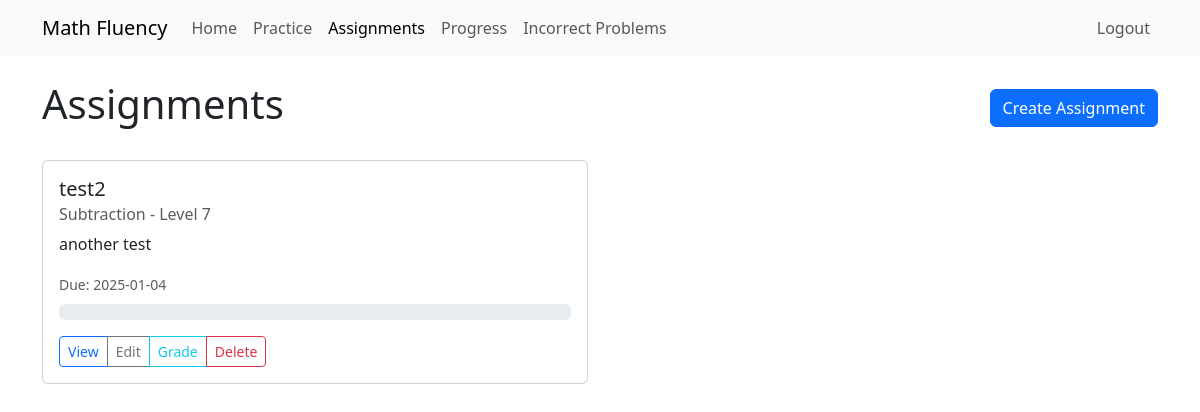
The page /assignments (signed in) on the database as committed earlier.
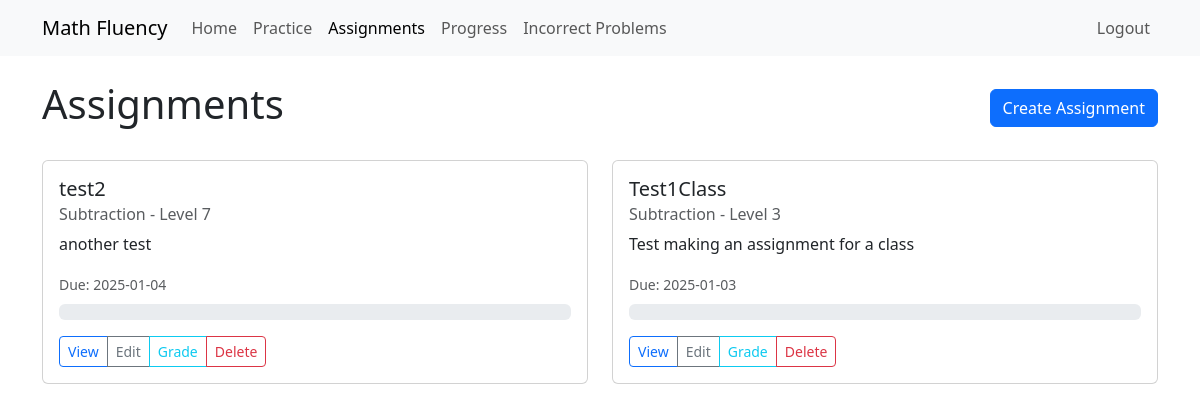
The same page on the database as committed later.
### models/assignment.py (models this page shows, shortened)
class Assignment(db.Model):
    id = db.Column(db.Integer, primary_key=True)
    title = db.Column(db.String(100), nullable=False)
    description = db.Column(db.String(500))
    operation = db.Column(db.String(20), nullable=False)  # 'addition' or 'multiplication'
    level = db.Column(db.Integer, nullable=False)
    required_problems = db.Column(db.Integer, default=10)
    min_correct_percentage = db.Column(db.Integer, default=80)
    active = db.Column(db.Boolean, default=True)  # Whether the assignment is visible to students
    custom_number1 = db.Column(db.Integer)
    custom_number2 = db.Column(db.Integer)
    max_attempts_per_problem = db.Column(db.Integer, default=None)  # None means unlimited
    show_solution_after_attempts = db.Column(db.Integer, default=3)
    requires_work_shown = db.Column(db.Boolean, default=False)
    is_template = db.Column(db.Boolean, default=False)  # Can be saved as template
    partial_credit = db.Column(db.Boolean, default=True)
    late_submission_policy = db.Column(db.String(20), default='no_credit')  # no_credit, partial_credit, full_credit
    visibility = db.Column(db.String(20), default='immediate')  # immediate, date, prerequisite
    practice_mode_enabled = db.Column(db.Boolean, default=True)
    hint_system = db.Column(db.JSON)  # Store multiple levels of hints
    video_tutorial_url = db.Column(db.String(500))
    created_at = db.Column(db.DateTime, default=datetime.utcnow)
    available_from = db.Column(db.DateTime)
    due_date = db.Column(db.DateTime, nullable=False)
    is_graded = db.Column(db.Boolean, default=False)
    graded_at = db.Column(db.DateTime)
    is_class_assignment = db.Column(db.Boolean, default=True)
    teacher_id = db.Column(db.Integer, db.ForeignKey('user.id'), nullable=False)
    class_id = db.Column(db.Integer, db.ForeignKey('class.id'), nullable=True)
    teacher = db.relationship('User', backref='created_assignments', foreign_keys=[teacher_id])
    assigned_class = db.relationship('Class', backref='assignments')
    individual_students = db.relationship('User', secondary=student_assignments, backref='individual_assignments')
    student_progress = db.relationship('AssignmentProgress', backref='assignment', lazy='dynamic')
    prerequisites = db.relationship(
        'Assignment', secondary=prerequisite_assignments,
        primaryjoin=(prerequisite_assignments.c.assignment_id == id),
        secondaryjoin=(prerequisite_assignments.c.prerequisite_id == id),
        backref='required_for'
    )

### routes/assignment_routes.py (the view)
@assignment_bp.route('/assignments')
@login_required
def list_assignments():
    if not current_user.is_teacher:
        flash('Access denied. Teachers only.', 'danger')
        return redirect(url_for('main.index'))
    assignments = Assignment.query.filter_by(teacher_id=current_user.id).all()
    return render_template('assignments/teacher_list.html', assignments=assignments)

### app.py (called while the page is built)
@login_manager.user_loader
def load_user(user_id):
    return User.query.get(int(user_id))

### templates/assignments/teacher_list.html (shortened to what this page needs)
{% extends "base.html" %}
{% block content %}
<div class="container mt-4">
    <div class="d-flex justify-content-between align-items-center mb-4">
        <h1>Assignments</h1>
        <a href="{{ url_for('assignment.create_assignment') }}" class="btn btn-primary">
             Create Assignment
        </a>
    </div>
    {% if assignments %}
    <div class="row">
        {% for assignment in assignments %}
        <div class="col-md-6 mb-4">
            <div class="card">
                <div class="card-body">
                    <h5 class="card-title">{{ assignment.title }}</h5>
                    <h6 class="card-subtitle mb-2 text-muted">
                        {{ assignment.operation.title() }} - Level {{ assignment.level }}
                    </h6>
                    <p class="card-text">{{ assignment.description }}</p>
                    <div class="mb-2">
                        <small class="text-muted">
                            Due: {{ assignment.due_date.strftime('%Y-%m-%d') }}
                        </small>
                    </div>
                    <div class="progress mb-3">
                        {% set completed = assignment.student_progress.filter_by(completed=true).count() %}
                        {% set total = assignment.student_progress.count() %}
                        {% set percentage = (completed / total * 100) if total > 0 else 0 %}
                    </div>
                    <div class="btn-group">
                        <a href="{{ url_for('assignment.view_assignment', id=assignment.id) }}"
                           class="btn btn-sm btn-outline-primary">
                            View
                        </a>
                        <a href="{{ url_for('assignment.edit_assignment', id=assignment.id) }}"
                           class="btn btn-sm btn-outline-secondary">
                            Edit
                        </a>
                        <a href="{{ url_for('assignment.grade_assignment', id=assignment.id) }}"
                           class="btn btn-sm btn-outline-info">
                            Grade
                        </a>
                        <button type="button"
                                onclick="deleteAssignment({{ assignment.id }})"
                                class="btn btn-sm btn-outline-danger">
                            Delete
                        </button>
                    </div>
                </div>
            </div>
        </div>
        {% endfor %}
    </div>
    {% else %}
    <div class="alert alert-info">
        No assignments created yet. Click the "Create Assignment" button to get started!
    </div>
    {% endif %}
</div>
{% endblock %}

Rows that differ between the two databases and show on the page:
added Assignment: title "Test1Class", operation "Subtraction", level "3", description "Test making an assignment for a class", due_date "2025-01-03"
